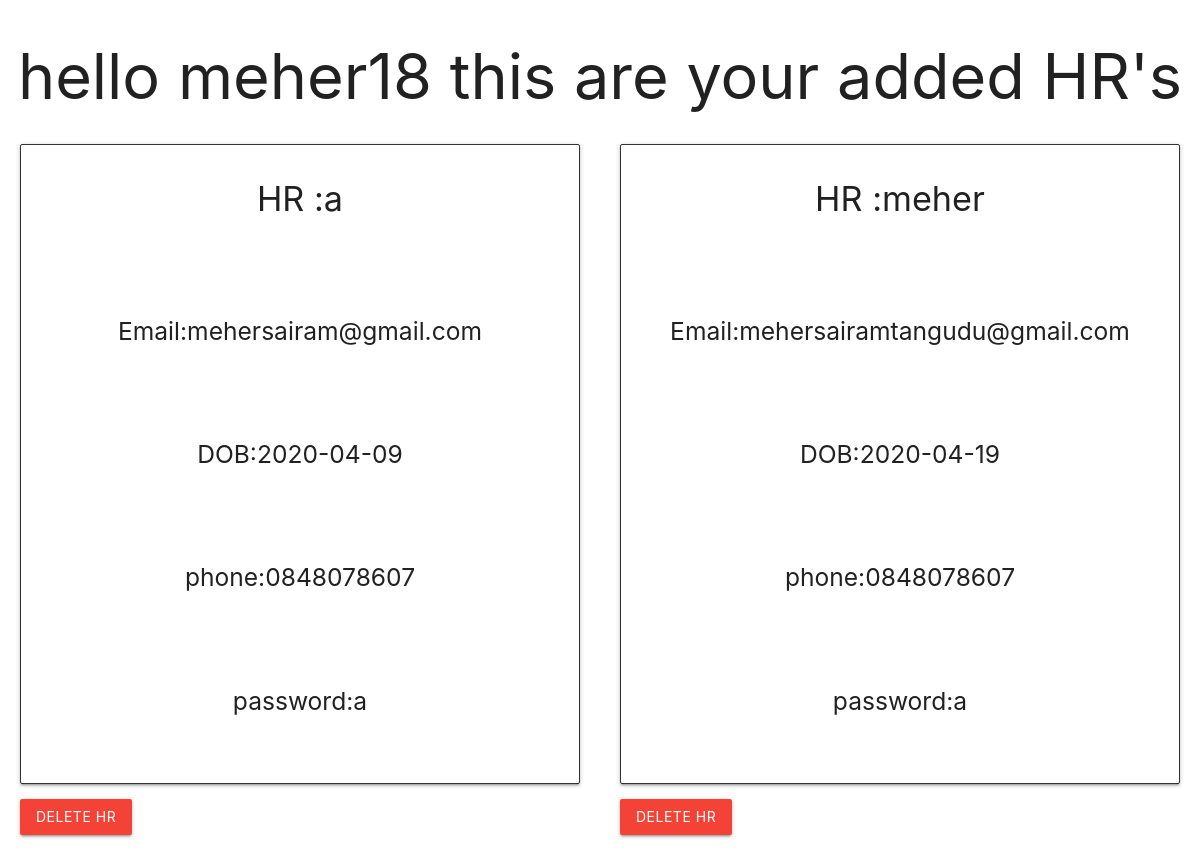
Page /admin_module/viewHR.php (signed in) on the committed database.
### tables this page shows
CREATE TABLE `hr_details` (
  `id` int(1) NOT NULL,
  `hr_name` char(30) DEFAULT NULL,
  `email` char(30) DEFAULT NULL,
  `dob` char(10) DEFAULT NULL,
  `phone` char(10) DEFAULT NULL,
  `password` char(1) DEFAULT NULL,
  `adminname` char(20) DEFAULT NULL
);

### admin_module/viewHR.php (the view, shortened to what this page needs)
<html>
    <head>
        <link href="hrViewcss.css" rel="stylesheet">
         <link rel="stylesheet" href="https://cdnjs.cloudflare.com/ajax/libs/materialize/1.0.0/css/materialize.min.css">
    </head>
    <body>
        <?php
        $connect = mysqli_connect("localhost", "root", "", "admin")or die(mysqli_error($connect));
        $adminname = $_SESSION['username'];
        $query = "select * from hr_details where adminname='$adminname'";
        $exec = mysqli_query($connect, $query) or die(mysqli_error($connect));
        ?>
        <div style="text-align: center"> <h1><?php echo "<h1>hello $adminname this are your added HR's</h1>"; ?></h1>
        </div>
        <div class="hr-body">
            <?php while ($row = mysqli_fetch_array($exec)) { ?>
                <div class="hr-container">
                    <div class="hr card">
                        <h4 class="hrname">HR :<?php echo $row[1]; ?></h4></br>
                        <h5 class="email">Email:<?php echo $row[2]; ?></h5></br>
                        <h5 class="dob">DOB:<?php echo $row[3]; ?></h5></br>
                        <h5 class="phone">phone:<?php echo $row[4]; ?></h5></br>
                        <h5 class="password">password:<?php echo $row[5]; ?></h5></br>
                    </div>
                    <form action="viewHR.php">
                           <button class="btn waves-effect red center" name="hrdelete" value="<?php echo $row[0] ;?>">Delete HR</button>
                    </form>
                </div>
            <?php } ?>
        </div>
    </body>
</html>

### admin_module/hrViewcss.css (style rules this page uses)
.hr-container { margin-bottom: 40px; }
.hr-body { display:flex; flex-direction:row; flex-wrap: wrap; justify-content: space-around; align-content: center; align-items: center; }
.hr { padding: 0px 40px; border: 1px solid #333; height:80vh; width:70vh; overflow: auto; display: flex; flex-direction: column; justify-content:space-around; align-content:center; align-items:center; }

### rows in the picture
hr_details: hr_name "a", email "mehersairam@gmail.com", dob "2020-04-09", phone "0848078607", password "a", $row[0] 14 (drawn)
hr_details: hr_name "meher", email "mehersairamtangudu@gmail.com", dob "2020-04-19", phone "0848078607", password "a", $row[0] 15 (drawn)

### other values in the picture
$adminname "meher18"
